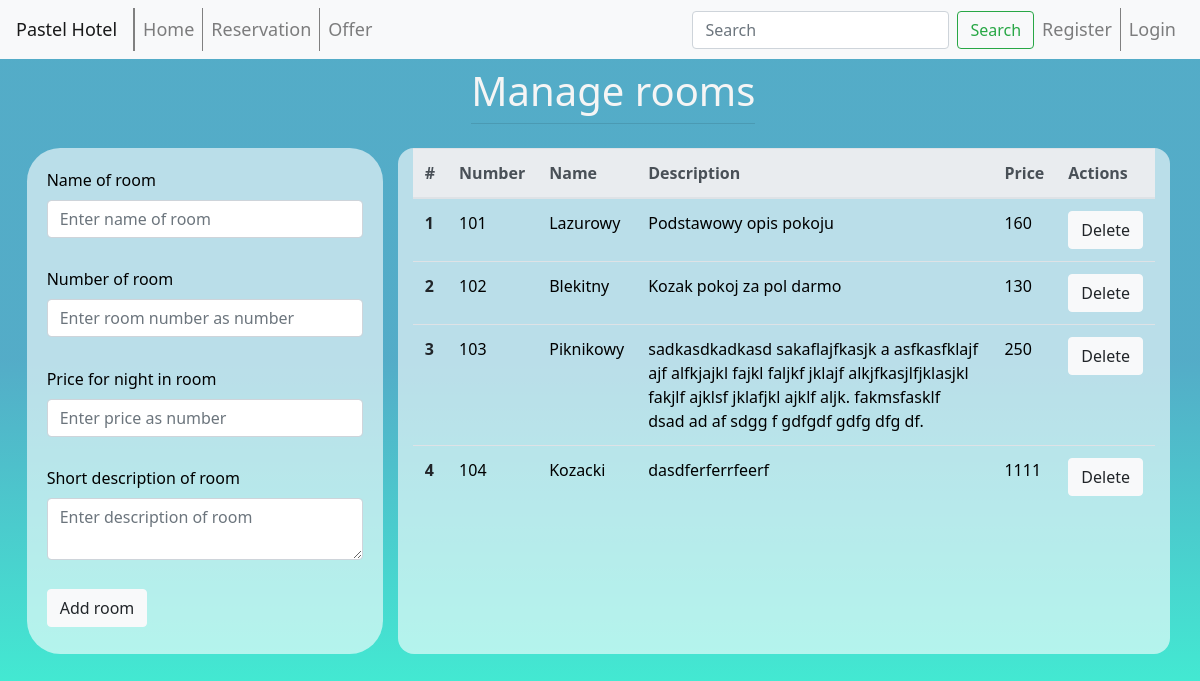
Page /room/ on the committed database.
### rooms/models.py (models this page shows)
class Room(models.Model):
    number = models.IntegerField()
    name = models.TextField()
    price = models.IntegerField()
    description = models.TextField()

### rooms/views.py (the view)
# urls.py: path('', room_views.viewRoom),
def viewRoom(request):
    rooms = Room.objects.all().order_by('number')
    return render(request, "ManageRoom.html", {'all_rooms': rooms})

### templates/ManageRoom.html (shortened to what this page needs)
<!DOCTYPE html>
{% include 'navbar.html' %}
<html lang="en">
<head>
</head>
<body onload="sort_index()">
<div class="container">
    <div class="row justify-content-center">
        <div>
            <h1 class="mt-2">Manage rooms</h1>
            <hr class="mt-0 mb-4">
        </div>
    </div>
</div>
<div class="row col-md-12">
    <div class="col-md-4">
        <form class="form_room">
            <div class="form-group">
                <label style="color: black" for="name">Name of room</label>
                <input type="text" class="form-control" id="name" aria-describedby="emailHelp"
                       placeholder="Enter name of room" name="name">
            </div>
            <div class="form-group">
                <label style="color: black" for="number">Number of room</label>
                <input type="number" class="form-control" id="number" aria-describedby="emailHelp"
                       placeholder="Enter room number as number" name="number">
            </div>
            <div class="form-group">
                <label style="color: black" for="price">Price for night in room</label>
                <input type="number" class="form-control" id="price" placeholder="Enter price as number" name="price">
            </div>
            <div class="form-group">
                <label style="color: black" for="description">Short description of room</label>
                <textarea type="text" class="form-control" id="description" placeholder="Enter description of room"
                          name="description"></textarea>
            </div>
            <button type="submit" class="btn btn-light" formmethod="post" formaction="/room/add/">Add room</button>
        </form>
    </div>
    <div class="col-md-8">
        <table class="table">
            <thead class="thead-light" style="color: black">
            <tr>
                <th scope="col">#</th>
                <th scope="col">Number</th>
                <th scope="col">Name</th>
                <th scope="col">Description</th>
                <th scope="col">Price</th>
                <th scope="col">Actions</th>
            </tr>
            </thead>
            <tbody>
            {% for room in all_rooms %}
                <tr>
                    <th scope="row" class="lp"></th>
                    <td style="color: black;">{{ room.number }}</td>
                    <td style="color: black;">{{ room.name }}</td>
                    <td style="color: black;">{{ room.description }}</td>
                    <td style="color: black;">{{ room.price }}</td>
                    <form style="display: inline;">{% csrf_token %}
                        <td>
                            <button type="submit" class="btn btn-light" formmethod="post"
                                    formaction="/room/delete/{{ room.id }}/">Delete
                            </button>
                        </td>
                    </form>
                </tr>
            {% endfor %}
            </tbody>
        </table>
    </div>
</div>
</body>
</html>

### templates/navbar.html (style rules this page uses)
body { font-family: "Segoe UI"; background: rgb(44, 255, 210); background: linear-gradient(0deg, rgba(44, 255, 210, 0.92) 0%, rgba(69, 165, 195, 0.92) 55%) no-repeat fixed; }

### templates/ManageRoom.html (style rules this page uses)
body { font-family: "Segoe UI"; }
.form-group { padding-bottom: 10pt; }
.form_room { border-radius: 25pt; background-color: rgba(255, 255, 255, 0.6); padding: 15pt 15pt 20pt; }
.row { padding-left: 20pt; }
.col-md-8 { border-radius: 12pt; background-color: rgba(255, 255, 255, 0.6); }
h1 { color: whitesmoke; }

### rows in the picture
Room: number "101", name "Lazurowy", description "Podstawowy opis pokoju", price "160"
Room: number "102", name "Blekitny", description "Kozak pokoj za pol darmo", price "130"
Room: number "103", name "Piknikowy", description "sadkasdkadkasd sakaflajfkasjk a asfkasfklajf ajf alfkjajkl fajkl faljkf jklajf alkjfkasjlfjklasjkl fakjlf ajklsf jklafjkl ajklf aljk. fakmsfasklf dsad ad af sdgg f gdfgdf gdfg dfg df.", price "250"
Room: number "104", name "Kozacki", description "dasdferferrfeerf", price "1111"
